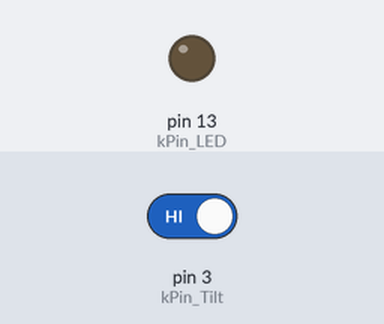
The sketch below on a simulated Arduino Uno, built with avr-gcc and run on an emulated ATmega328P. Parts: output pins drawn as LEDs (lit = HIGH). Inputs (shaded band) come from the test bench; at power-on: pin 3 (kPin_Tilt) HIGH.

Above: at 1.2 s.
1.3 s: pin 3 (kPin_Tilt) driven LOW
At 1.6 s:
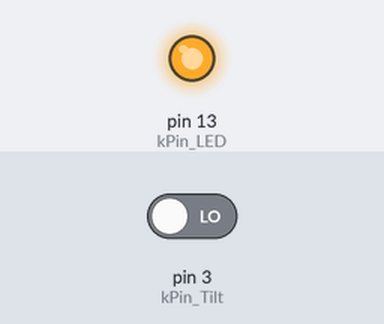
2.8 s: pin 3 (kPin_Tilt) driven HIGH
At 3.9 s:
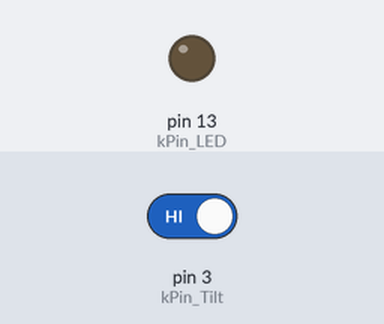
Timing chart, 0 to 5.8 s (numbered marks = the images above; inputs shaded):
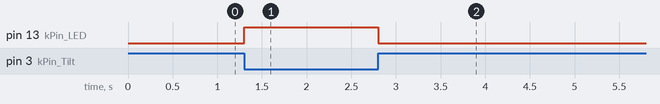

The sketch:

tiltsensor.pde
```cpp
const int kPin_Tilt = 3;
const int kPin_LED  = 13;

void setup()
{
  pinMode(kPin_Tilt, INPUT);
  digitalWrite(kPin_Tilt, HIGH);  // turn on built-in pull-up resistor
  pinMode(kPin_LED, OUTPUT);
}

void loop()
{
  if(digitalRead(kPin_Tilt) == HIGH){
    digitalWrite(kPin_LED, LOW);
  }
  else{
    digitalWrite(kPin_LED, HIGH);
  }
}
```

Measured:
- after the input at 1.3 s, pin 13 (kPin_LED): LOW → HIGH at once
- after the input at 2.8 s, pin 13 (kPin_LED): HIGH → LOW at once
